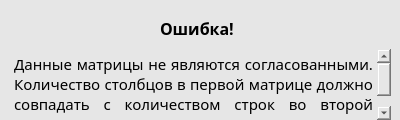
<?xml version="1.0" encoding="UTF-8"?>
<ui version="4.0">
 <class>Dialog</class>
 <widget class="QDialog" name="Dialog">
  <property name="geometry">
   <rect>
    <x>0</x>
    <y>0</y>
    <width>400</width>
    <height>120</height>
   </rect>
  </property>
  <property name="minimumSize">
   <size>
    <width>400</width>
    <height>120</height>
   </size>
  </property>
  <property name="maximumSize">
   <size>
    <width>400</width>
    <height>120</height>
   </size>
  </property>
  <property name="windowTitle">
   <string>Ошибка</string>
  </property>
  <property name="styleSheet">
   <string notr="true">background-color: rgb(230, 230, 230);</string>
  </property>
  <widget class="QTextBrowser" name="textBrowser">
   <property name="geometry">
    <rect>
     <x>10</x>
     <y>49</y>
     <width>381</width>
     <height>71</height>
    </rect>
   </property>
   <property name="font">
    <font>
     <family>Avenir</family>
     <pointsize>11</pointsize>
    </font>
   </property>
   <property name="styleSheet">
    <string notr="true">border: none;</string>
   </property>
   <property name="html">
    <string>&lt;!DOCTYPE HTML PUBLIC &quot;-//W3C//DTD HTML 4.0//EN&quot; &quot;http://www.w3.org/TR/REC-html40/strict.dtd&quot;&gt;
&lt;html&gt;&lt;head&gt;&lt;meta name=&quot;qrichtext&quot; content=&quot;1&quot; /&gt;&lt;style type=&quot;text/css&quot;&gt;
p, li { white-space: pre-wrap; }
&lt;/style&gt;&lt;/head&gt;&lt;body style=&quot; font-family:'Avenir'; font-size:11pt; font-weight:400; font-style:normal;&quot;&gt;
&lt;p align=&quot;justify&quot; style=&quot; margin-top:0px; margin-bottom:0px; margin-left:0px; margin-right:0px; -qt-block-indent:0; text-indent:0px;&quot;&gt;&lt;span style=&quot; font-family:'MS Shell Dlg 2';&quot;&gt;Данные матрицы не являются согласованными. Количество столбцов в первой матрице должно совпадать с количеством строк во второй матрице.&lt;/span&gt;&lt;/p&gt;&lt;/body&gt;&lt;/html&gt;</string>
   </property>
  </widget>
  <widget class="QLabel" name="label">
   <property name="geometry">
    <rect>
     <x>160</x>
     <y>20</y>
     <width>81</width>
     <height>16</height>
    </rect>
   </property>
   <property name="font">
    <font>
     <family>Avenir Heavy</family>
     <pointsize>12</pointsize>
     <weight>75</weight>
     <bold>true</bold>
    </font>
   </property>
   <property name="text">
    <string>Ошибка!</string>
   </property>
  </widget>
 </widget>
 <resources/>
 <connections/>
</ui>
